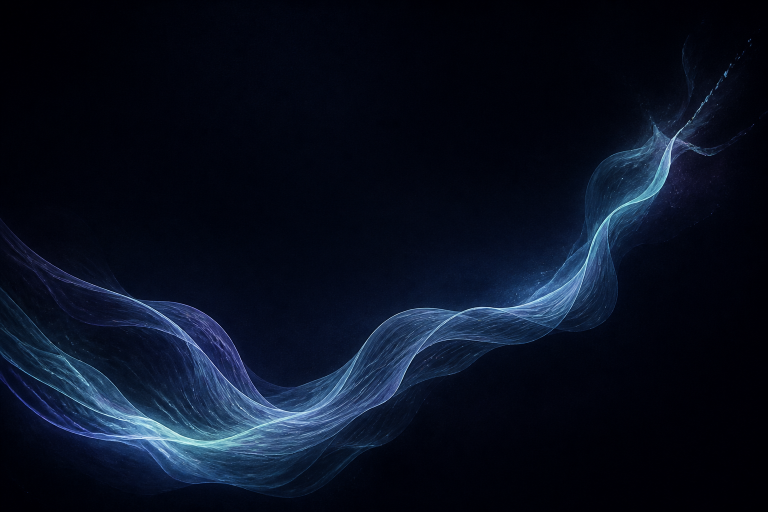
#> input picture assets/aurora-hero-base.png, 1536 x 1024 px (shown at 1/2 size)
$ python generate_cards.py
#> lines starting #> are read from the running program, lines starting #| are printed output that depends on the picture
"""GitHub profile project cards — quieter aurora plates under the banner."""

from __future__ import annotations

from pathlib import Path

import numpy as np
from PIL import Image, ImageDraw, ImageFilter, ImageFont

ROOT = Path(__file__).resolve().parent
BASE = ROOT / "aurora-hero-base.png"
OUT = ROOT / "cards"
OUT.mkdir(exist_ok=True)

CW, CH = 920, 500
IVORY = (228, 225, 218)
SUB = (176, 186, 204)
MUTED = (150, 160, 176)
NAVY = np.array([10, 14, 26], dtype=np.float32)
GREEN = np.array([112, 186, 148], dtype=np.float32)


def font(name: str, size: int) -> ImageFont.FreeTypeFont:
    return ImageFont.truetype(str(Path(r"C:\Windows\Fonts") / name), size)


FONT_KICK = font("segoeui.ttf", 15)
FONT_TITLE = font("segoeuib.ttf", 36)
FONT_LINE = font("segoeuil.ttf", 20)
FONT_FOOT = font("segoeui.ttf", 15)


PROJECTS = [
    {
        "slug": "freight-rate",
        "kicker": "TABULAR ML",
        "title": "FREIGHT RATE",
        "line": "Leakage-safe CatBoost on rate-per-mile.",
        "foot": "Oct holdout MAE  $111   ·   reefer error  −58.6%",
        "crop": (0.02, 0.38, 0.72, 0.55),
    },
    {
        "slug": "nba-predictor",
        "kicker": "MODEL SERVING",
        "title": "NBA PREDICTOR",
        "line": "Evaluated home-win model behind FastAPI.",
        "foot": "64.1% accuracy   ·   Brier 0.22   ·   59 tests",
        "crop": (0.28, 0.18, 0.70, 0.55),
    },
    {
        "slug": "drug-interaction",
        "kicker": "RAG  /  LLM",
        "title": "DRUG INTERACTION",
        "line": "Retrieval over FDA labels, then Gemini.",
        "foot": "ChromaDB   ·   MiniLM   ·   FastAPI",
        "crop": (0.42, 0.08, 0.58, 0.52),
    },
    {
        "slug": "pathfinder-ai",
        "kicker": "NLP AGENTS",
        "title": "PATHFINDER AI",
        "line": "Learning-path assistant with retrieval and Llama.",
        "foot": "TF-IDF   ·   Groq   ·   Streamlit",
        "crop": (0.24, 0.22, 0.68, 0.54),
    },
    {
        "slug": "selftalk-ai",
        "kicker": "NLP  /  EVAL",
        "title": "SELFTALK AI",
        "line": "Mood and cognitive-distortion analysis.",
        "foot": "MiniLM   ·   Gradio   ·   MSE / MAE / RMSE",
        "crop": (0.18, 0.42, 0.68, 0.52),
    },
    {
        "slug": "nlp-tasks",
        "kicker": "COURSEWORK",
        "title": "NLP TASKS",
        "line": "Foundation labs from tokenization to modeling.",
        "foot": "NLTK   ·   sequence notebooks",
        "crop": (0.50, 0.28, 0.50, 0.50),
    },
    {
        "slug": "traffic-analysis",
        "kicker": "APPLIED ML",
        "title": "TRAFFIC ANALYSIS",
        "line": "Exploratory modeling on Bangalore congestion.",
        "foot": "urban mobility   ·   tabular EDA",
        "crop": (0.00, 0.22, 0.64, 0.50),
    },
    {
        "slug": "cia3-ada",
        "kicker": "COMPUTER VISION",
        "title": "IMAGE  &  VIDEO",
        "line": "Inspection notebooks, including counterfeit goods.",
        "foot": "OpenCV-style analysis   ·   coursework",
        "crop": (0.35, 0.00, 0.62, 0.50),
    },
    {
        "slug": "spr-lab",
        "kicker": "SPEECH  /  SPR",
        "title": "PATTERN RECOGNITION",
        "line": "Speech features, classification, and reporting.",
        "foot": "SPR lab sequence",
        "crop": (0.12, 0.50, 0.70, 0.48),
    },
    {
        "slug": "smart-agriculture",
        "kicker": "IOT SYSTEMS",
        "title": "SMART AGRICULTURE",
        "line": "Telemetry dashboard around sensor data.",
        "foot": "ESP8266   ·   charts   ·   device views",
        "crop": (0.22, 0.30, 0.66, 0.50),
    },
]


def crop_frac(img: Image.Image, fx, fy, fw, fh) -> Image.Image:
    w, h = img.size
    x0, y0 = int(w * fx), int(h * fy)
    x1, y1 = min(w, x0 + int(w * fw)), min(h, y0 + int(h * fh))
    return img.crop((x0, y0, x1, y1)).resize((CW, CH), Image.Resampling.LANCZOS)


def plate_from(crop: Image.Image) -> Image.Image:
    arr = np.array(crop.convert("RGB"), dtype=np.float32)
    lum = arr @ np.array([0.21, 0.62, 0.17], dtype=np.float32)
    # Quiet green in the bright filaments only.
    gmask = np.clip((lum - 50) / 90.0, 0, 1) ** 1.3 * 0.16
    arr = arr * (1.0 - gmask[..., None] * 0.55) + GREEN * gmask[..., None]
    arr[..., 1] += 10 * gmask

    yy, xx = np.ogrid[:CH, :CW]
    # Left well for type; aurora lives on the right.
    left = np.clip(0.18 + 0.82 * (xx / CW) ** 1.55, 0.18, 1.0)
    arr *= 0.56 * left[..., None]
    arr = arr * 0.78 + NAVY * 0.22

    nx = (xx - CW / 2) / (CW * 0.5)
    ny = (yy - CH / 2) / (CH * 0.5)
    vig = np.clip(1.0 - 0.28 * (nx**2 * 0.35 + ny**2), 0.72, 1.0)
    arr = arr * vig[..., None] + NAVY * (1.0 - vig[..., None])
    fx = np.clip(np.minimum(xx, CW - 1 - xx) / 36.0, 0, 1)
    fy = np.clip(np.minimum(yy, CH - 1 - yy) / 28.0, 0, 1)
    edge = np.minimum(fx, fy)
    arr = arr * edge[..., None] + NAVY * (1.0 - edge[..., None])
    return Image.fromarray(np.clip(arr, 0, 255).astype(np.uint8), "RGB")


def tracked(draw, text, x, y, fnt, fill, tracking):
    for ch in text:
        draw.text((x, y), ch, font=fnt, fill=fill)
        x += draw.textbbox((0, 0), ch, font=fnt)[2] + tracking


def draw_type(img: Image.Image, spec: dict) -> Image.Image:
    rgba = img.convert("RGBA")
    overlay = Image.new("RGBA", (CW, CH), (0, 0, 0, 0))
    d = ImageDraw.Draw(overlay, "RGBA")
    x, y = 56, 86
    tracked(d, spec["kicker"], x, y, FONT_KICK, (*MUTED, 210), 3.2)
    tracked(d, spec["title"], x, y + 36, FONT_TITLE, (*IVORY, 250), 4.5)
    d.text((x, y + 92), spec["line"], font=FONT_LINE, fill=(*SUB, 220))
    d.text((x, CH - 78), spec["foot"], font=FONT_FOOT, fill=(*MUTED, 200))
    return Image.alpha_composite(rgba, overlay).convert("RGB")


def round_mask(radius: int = 22) -> Image.Image:
    m = Image.new("L", (CW, CH), 0)
    d = ImageDraw.Draw(m)
    d.rounded_rectangle((0, 0, CW - 1, CH - 1), radius=radius, fill=255)
    return m.filter(ImageFilter.GaussianBlur(0.4))


def main() -> None:
    src = Image.open(BASE).convert("RGB")
#> src is the input picture: PIL image 1536x1024 RGB; mean R, G, B 9.1, 16.2, 32.2
    mask = round_mask()
#> in round_mask, `m = Image.new("L", (CW, CH), 0)`: m: PIL image 920x500 L; every value is 0
#> in round_mask, `return m.filter(ImageFilter.GaussianBlur(0.4))`:
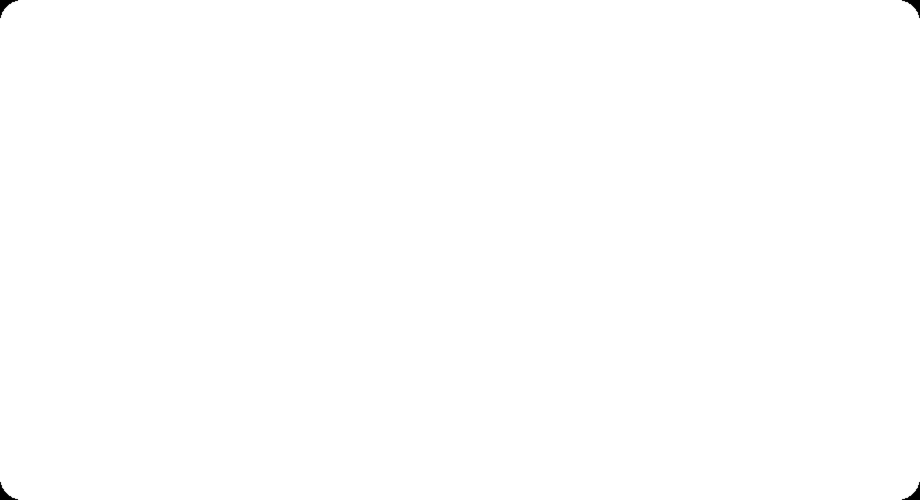
#> returned value: PIL image 920x500 L; min 0, max 255, mean 254.8
    for spec in PROJECTS:
        plate = plate_from(crop_frac(src, *spec["crop"]))
        card = draw_type(plate, spec).convert("RGBA")
        card.putalpha(mask)
        path = OUT / f"{spec['slug']}.png"
        card.save(path, "PNG")
        print("wrote", path.name)
#> this loop made 10 passes
#> pass 1, in plate_from, `arr = np.array(crop.convert("RGB"), dtype=np.float32)`:
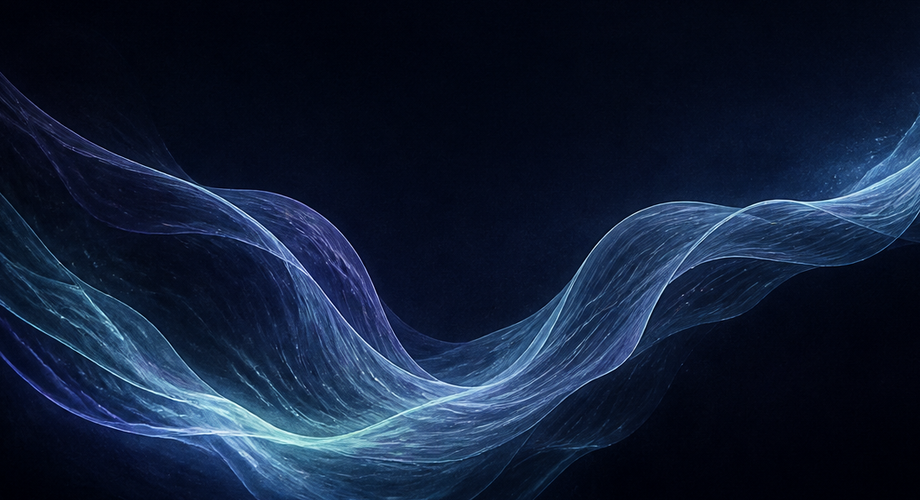
#> arr: shape (500, 920, 3) float32; mean R, G, B 17.7, 30.4, 53.9
#> pass 1, in plate_from, `lum = arr @ np.array([0.21, 0.62, 0.17], dtype=np.float32)`:
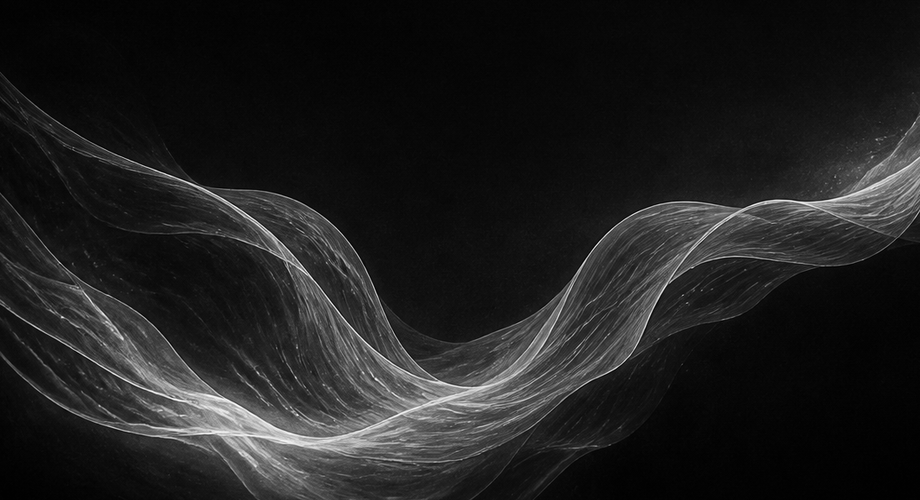
#> lum: shape (500, 920) float32; min 0.85, max 253.3, mean 31.7
#> pass 1, in plate_from, `gmask = np.clip((lum - 50) / 90.0, 0, 1) ** 1.3 * 0.16`:
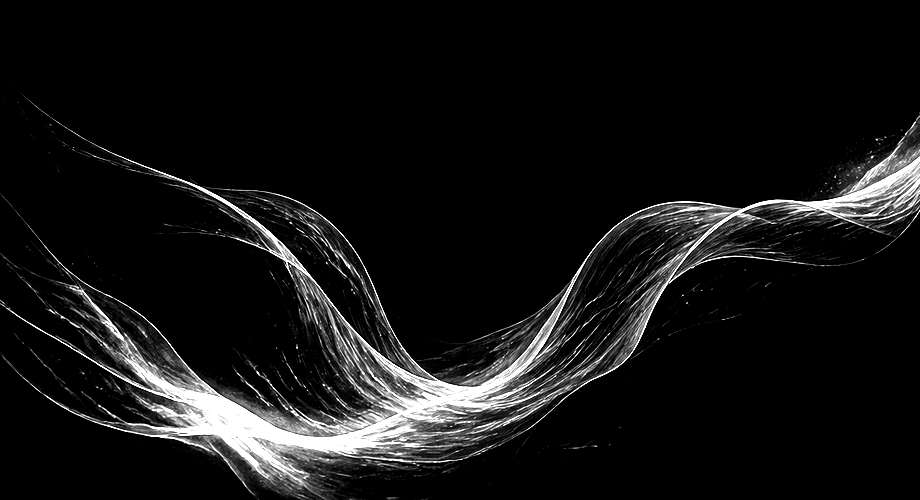
#> gmask: shape (500, 920) float32; min 0, max 0.16, mean 0.0128; drawn with min black and max white
#> after the loop:
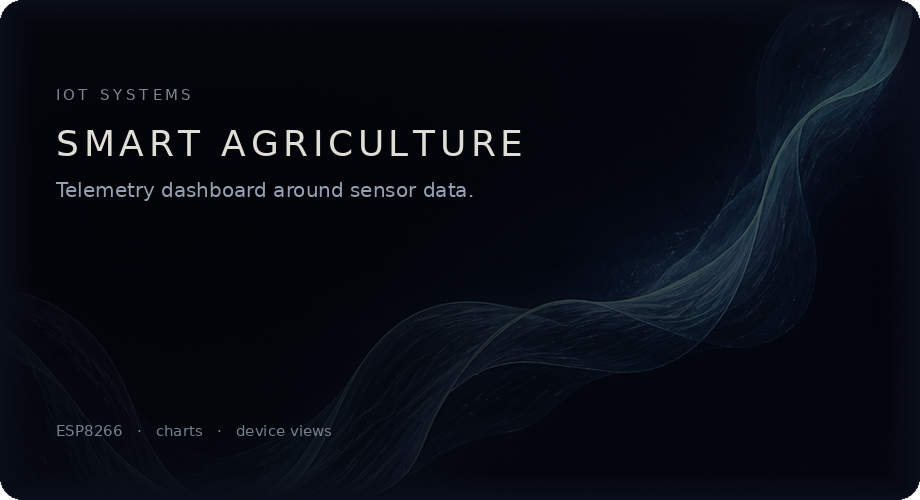
#> card: PIL image 920x500 RGBA; mean R, G, B, A 8.2, 12, 20.1, 254.8; transparent parts drawn white
#> after the loop:
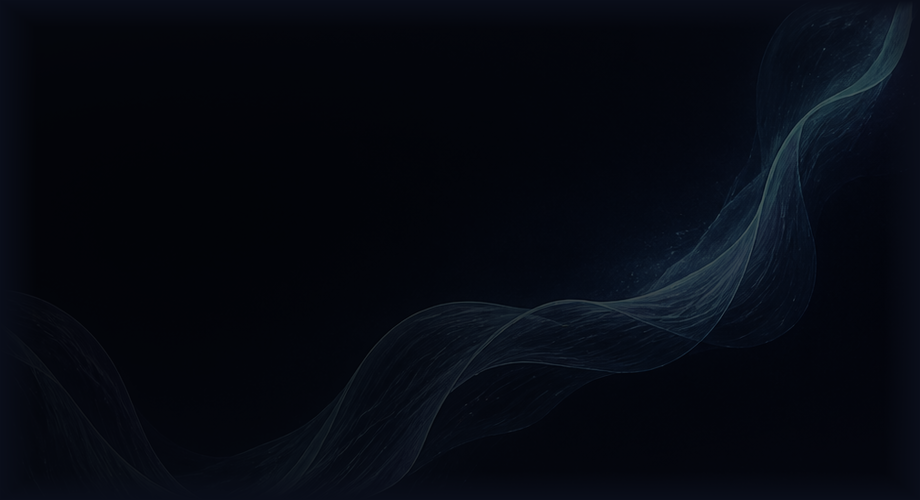
#> plate: PIL image 920x500 RGB; mean R, G, B 5.9, 9.6, 17.8


if __name__ == "__main__":
    main()
